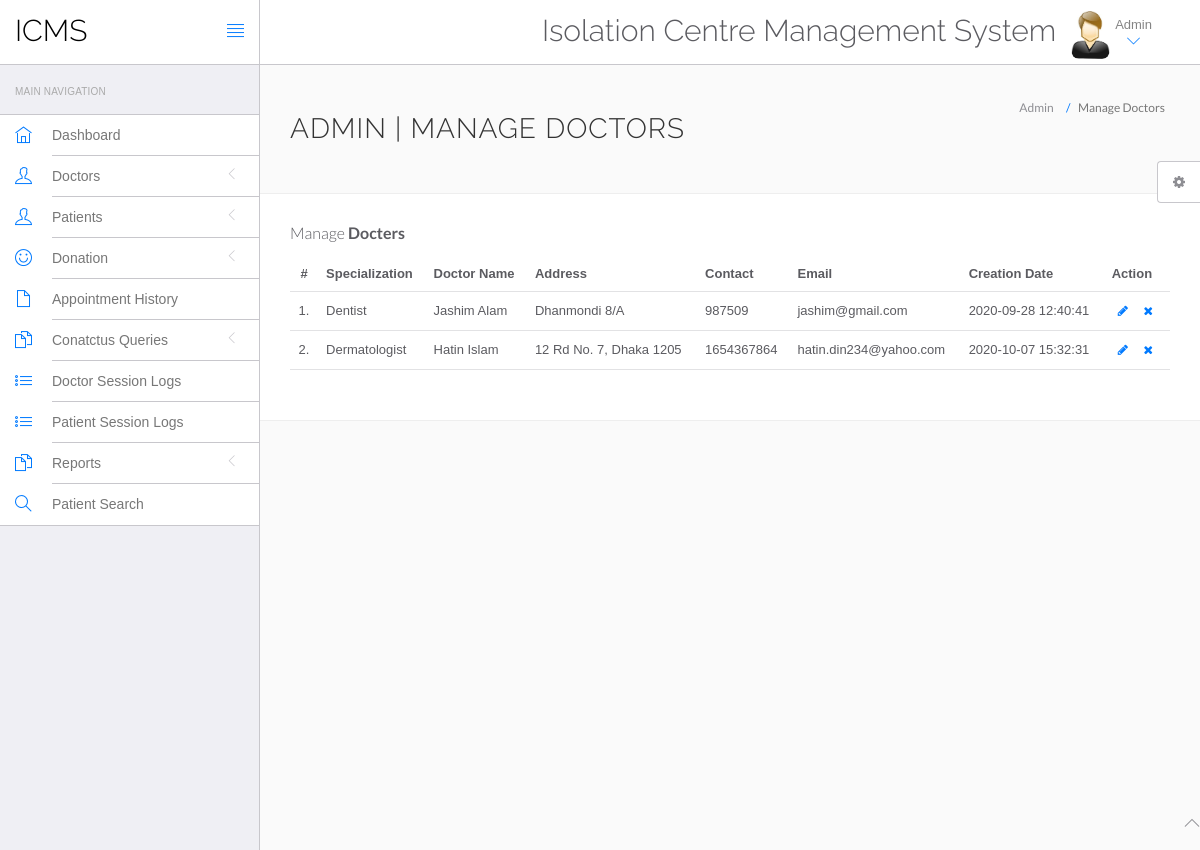
The page /isolation_centre/icms/admin/manage-doctors.php (signed in) on the database its author committed.
### tables this page shows
CREATE TABLE `doctors` (
  `id` int(11) NOT NULL,
  `specilization` varchar(255) DEFAULT NULL,
  `doctorName` varchar(255) DEFAULT NULL,
  `address` longtext DEFAULT NULL,
  `contactno` bigint(11) DEFAULT NULL,
  `docEmail` varchar(255) DEFAULT NULL,
  `password` varchar(255) DEFAULT NULL,
  `creationDate` timestamp NULL DEFAULT current_timestamp(),
  `updationDate` timestamp NULL DEFAULT NULL ON UPDATE current_timestamp()
);

### isolation_centre/icms/admin/manage-doctors.php (the view, shortened to what this page needs)
<?php
include('include/config.php');
?>
<!DOCTYPE html>
<html lang="en">
	<head>
		<link rel="stylesheet" href="vendor/bootstrap/css/bootstrap.min.css">
		<link rel="stylesheet" href="vendor/fontawesome/css/font-awesome.min.css">
		<link rel="stylesheet" href="vendor/themify-icons/themify-icons.min.css">
		<link href="vendor/animate.css/animate.min.css" rel="stylesheet" media="screen">
		<link href="vendor/perfect-scrollbar/perfect-scrollbar.min.css" rel="stylesheet" media="screen">
		<link href="vendor/switchery/switchery.min.css" rel="stylesheet" media="screen">
		<link href="vendor/bootstrap-touchspin/jquery.bootstrap-touchspin.min.css" rel="stylesheet" media="screen">
		<link href="vendor/select2/select2.min.css" rel="stylesheet" media="screen">
		<link href="vendor/bootstrap-datepicker/bootstrap-datepicker3.standalone.min.css" rel="stylesheet" media="screen">
		<link href="vendor/bootstrap-timepicker/bootstrap-timepicker.min.css" rel="stylesheet" media="screen">
		<link rel="stylesheet" href="assets/css/styles.css">
		<link rel="stylesheet" href="assets/css/plugins.css">
		<link rel="stylesheet" href="assets/css/themes/theme-1.css" id="skin_color" />
	</head>
	<body>
		<div id="app">
<?php include('include/sidebar.php');?>
			<div class="app-content">
						<?php include('include/header.php');?>
				<div class="main-content" >
					<div class="wrap-content container" id="container">
						<section id="page-title">
							<div class="row">
								<div class="col-sm-8">
									<h1 class="mainTitle">Admin | Manage Doctors</h1>
																	</div>
								<ol class="breadcrumb">
									<li>
										<span>Admin</span>
									</li>
									<li class="active">
										<span>Manage Doctors</span>
									</li>
								</ol>
							</div>
						</section>
						<div class="container-fluid container-fullw bg-white">
									<div class="row">
								<div class="col-md-12">
									<h5 class="over-title margin-bottom-15">Manage <span class="text-bold">Docters</span></h5>
									<table class="table table-hover" id="sample-table-1">
										<thead>
											<tr>
												<th class="center">#</th>
												<th>Specialization</th>
												<th class="hidden-xs">Doctor Name</th>
												<th>Address </th>
												<th>Contact </th>
												<th>Email</th>
												<th>Creation Date </th>
												<th>Action</th>
											</tr>
										</thead>
										<tbody>
<?php
$sql=mysqli_query($con,"select * from doctors");
$cnt=1;
while($row=mysqli_fetch_array($sql))
{
?>
											<tr>
												<td class="center"><?php echo $cnt;?>.</td>
												<td class="hidden-xs"><?php echo $row['specilization'];?></td>
												<td><?php echo $row['doctorName'];?></td>
												<td><?php echo $row['address'];?></td>
												<td><?php echo $row['contactno'];?></td>
												<td><?php echo $row['docEmail'];?></td>
												<td><?php echo $row['creationDate'];?>
												</td>
												<td >
												<div class="visible-md visible-lg hidden-sm hidden-xs">
							<a href="edit-doctor.php?id=<?php echo $row['id'];?>" class="btn btn-transparent btn-xs" tooltip-placement="top" tooltip="Edit"><i class="fa fa-pencil"></i></a>
	<a href="manage-doctors.php?id=<?php echo $row['id']?>&del=delete" onClick="return confirm('Are you sure you want to delete?')"class="btn btn-transparent btn-xs tooltips" tooltip-placement="top" tooltip="Remove"><i class="fa fa-times fa fa-white"></i></a>
												</div>
												</td>
											</tr>
											<?php
$cnt=$cnt+1;
											 }?>
										</tbody>
									</table>
								</div>
							</div>
								</div>
							</div>
						</div>
					</div>
				</div>
	<?php include('include/footer.php');?>
	<?php include('include/setting.php');?>
	</body>
</html>

### isolation_centre/icms/admin/assets/css/themes/theme-1.css (style rules this page uses)
body { background: #FAFAFA; }

### rows shown on the page
doctors: specilization "Dentist", doctorName "Jashim Alam", address "Dhanmondi 8/A", contactno "987509", docEmail "jashim@gmail.com", creationDate "2020-09-28 12:40:41"
doctors: specilization "Dermatologist", doctorName "Hatin Islam", address "12 Rd No. 7, Dhaka 1205", contactno "1654367864", docEmail "hatin.din234@yahoo.com", creationDate "2020-10-07 15:32:31"
